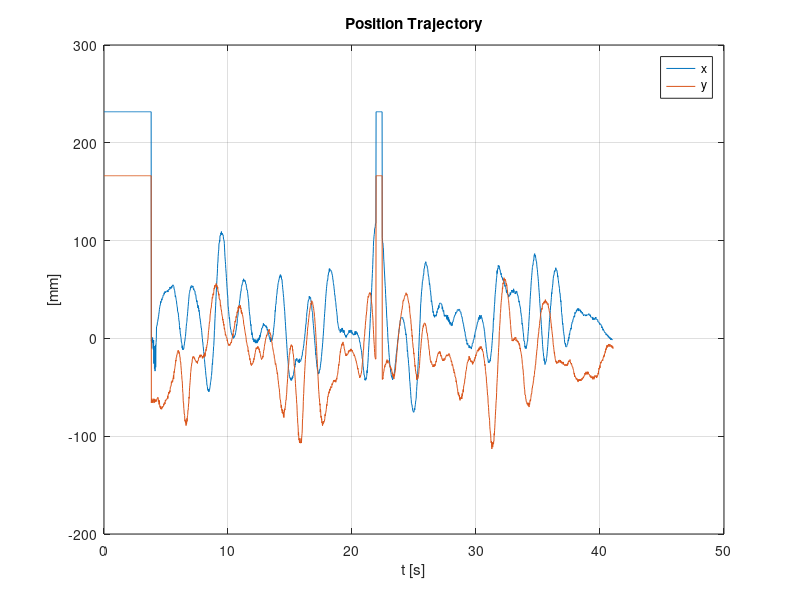
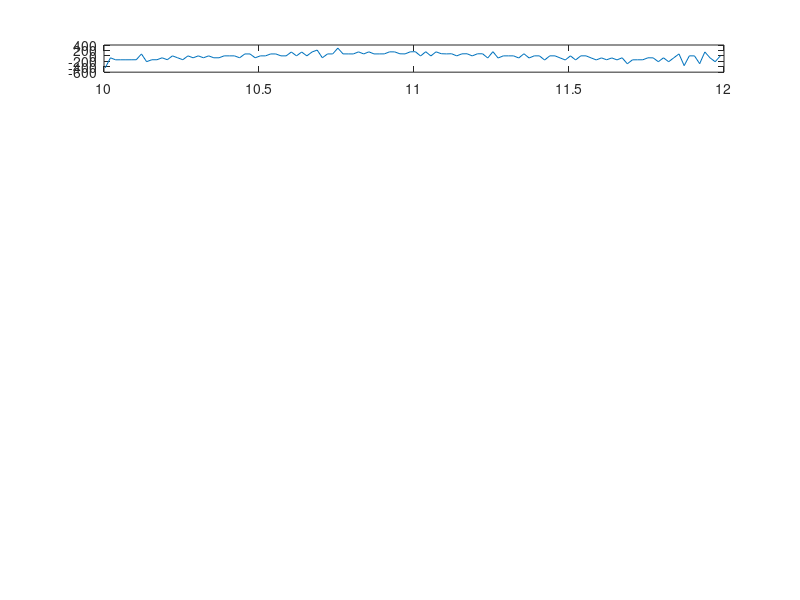

Recreate these plots in MATLAB, in order. (Note: this script raises an error after producing the figures.)
%tabula rasa
clear,clf,close all

%import position data and size
A = importdata('pos_logfile.csv');
x_raw = A.data(:,1);
y_raw = A.data(:,2);
n = size(A.data,1);

%create time axis given sampling time
dt = 1 / 60; %s
t = linspace(0,n*dt,n);

%plot overview
figure('Name','Full Data Range')
plot(t,x_raw,t,y_raw);
title('Position Trajectory')
xlabel('t [s]')
ylabel('[mm]')
legend('x','y');
grid on

%choose interesting time range
t_start = 5; %s
t_end = 20; %s

%clip data to time range
i_start = find(t > t_start, 1, 'first' );
i_end = find(t < t_end, 1, 'last');
t = t(i_start:i_end);
x_raw = x_raw(i_start:i_end);
y_raw = y_raw(i_start:i_end);

%plot again
figure('Name','Clipped Range')
plot(t,x_raw,t,y_raw)
title('Clipped Position Trajectory')
xlabel('t [s]')
ylabel('[mm]')
legend('x','y');
grid on

%TODO : Compute the x-velocity using the Euler backward method.
%Check out the Matlab function diff() and pay attention to the
%size of the output array. What would be a sensible value to use
%for the first value of the difference array?

% Your code here
vx = diff(x_raw)/dt;
vx = [0; vx];


%TODO: Filter the velocity values using the moving average method.
%Matlab provides the function movmean() for this, but make sure that
%you use it in the right way! Hint: The obvious usage is wrong, since
%our controller cannot see into the future. Hint 2: finddelay(x,y)
%estimates the delay between two signals in frames.

% Your code here

% Use filter size 10, as it has a delay of 
% 0.0833 s which is below the targetted 0.15 s. 
n = [1, 5, 10, 20, 30, 50, 100];

figure(3)
hold on;
grid on;

sstart = find(t > 10, 1, 'first');
eend = find(t < 12, 1, 'last');
t = t(sstart:eend);

subplot(8,1,1);
plot(t, vx(sstart:eend));

for i=1:length(n)
    shift = floor(n(i)/2);
    shift*dt
    
    y = movmean(vx, n(i));
    
    %D = finddelay(vx, y)
    
    subplot(8,1,i+1)
    plot(t, y(sstart-shift:eend-shift));
    
    % D = finddelay(vx(sstart:eend), y(sstart-shift:eend-shift))
    
    ylabel('v_x [m/s]');
end
xlabel('time [s]');
